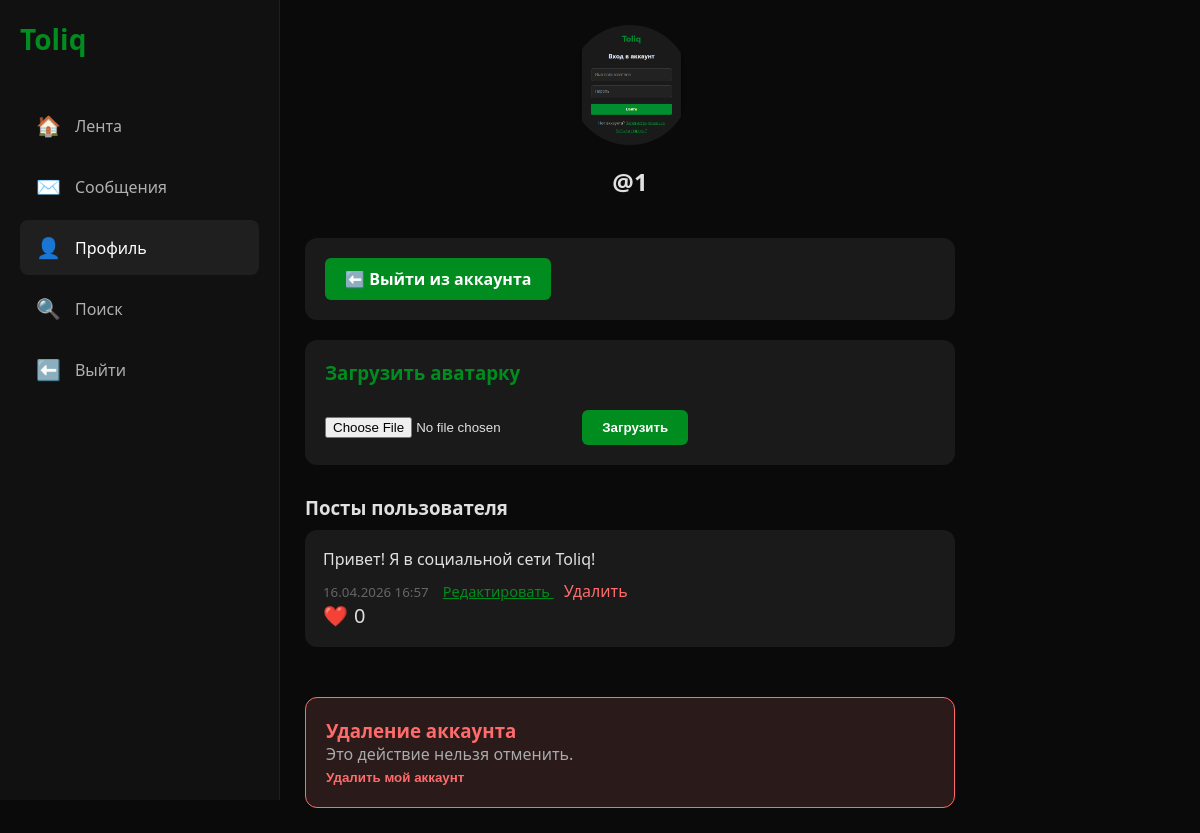
The page /profile/ (signed in) on the database its author committed.
### core/models.py (models this page shows, shortened)
class User(AbstractUser):
    created_at = models.DateTimeField(auto_now_add=True)
    avatar = models.ImageField(upload_to='avatars/', blank=True, null=True)
    class Meta:
        db_table = 'Users'

class Post(models.Model):
    post_id = models.AutoField(primary_key=True)
    author = models.ForeignKey(User, on_delete=models.CASCADE, related_name='posts')
    text = models.TextField(max_length=5000)
    created_at = models.DateTimeField(auto_now_add=True)
    class Meta:
        db_table = 'Posts'
        ordering = ['-created_at']
    def likes_count(self):
        return Like.objects.filter(post=self).count()

### core/views.py (the view)
# urls.py: path('profile/', views.profile, name='my_profile'),
@login_required
def profile(request, username=None):
    if username:
        profile_user = get_object_or_404(User, username=username)
    else:
        profile_user = request.user
    if request.method == 'POST' and request.FILES.get('avatar') and profile_user == request.user:
        profile_user.avatar = request.FILES['avatar']
        profile_user.save()
        messages.success(request, 'Аватарка успешно обновлена!')
        return redirect('my_profile')
    posts = Post.objects.filter(author=profile_user).order_by('-created_at')
    return render(request, 'profile.html', {
        'profile_user': profile_user,
        'posts': posts
    })

### templates/profile.html (shortened to what this page needs)
{% extends 'base.html' %}
{% block content %}
    <div style="text-align: center; margin-bottom: 40px;">
        <div style="margin: 0 auto 20px; width: 120px; height: 120px; border-radius: 50%; overflow: hidden;">
            {% if profile_user.avatar %}
                <img src="{{ profile_user.avatar.url }}" style="width: 100%; height: 100%; object-fit: cover;">
            {% else %}
                <div class="avatar" style="width: 100%; height: 100%; font-size: 40px; background: #1a1a1a;">
                    {{ profile_user.username|slice:":2"|upper }}
                </div>
            {% endif %}
        </div>
        <h2>@{{ profile_user.username }}</h2>
    </div>
        {% if profile_user == request.user %}
    <div style="margin-top: 30px; padding: 20px; background: #1a1a1a; border-radius: 12px;margin-bottom:20px;">
        <a href="{% url 'logout' %}" class="btn-green" style="display:inline-block; text-decoration:none;">
            ⬅️ Выйти из аккаунта
        </a>
    </div>
    {% endif %}
    {% if profile_user == request.user %}
        <div style="background: #1a1a1a; padding: 20px; border-radius: 12px; margin-bottom: 30px;">
            <h3 style="margin-bottom: 15px; color: #008C1E;">Загрузить аватарку</h3>
            <form method="post" enctype="multipart/form-data">
                <input type="file" name="avatar" accept="image/*">
                <button type="submit" class="btn-green" style="margin-top: 10px;">Загрузить</button>
            </form>
        </div>
    {% endif %}
    <h3 style="margin-bottom:10px;">Посты пользователя</h3>
    {% for post in posts %}
        <div style="background: #1a1a1a; padding: 18px; border-radius: 12px; margin-bottom: 15px;">
            <p style="margin-bottom:10px;">{{ post.text }}</p>
            <small style="color: #666;">{{ post.created_at|date:"d.m.Y H:i" }}</small>
            {% if post.author == request.user %}
                    <a href="{% url 'edit_post' post.post_id %}"
                       style="color: #008C1E; margin-left: 10px; font-size: 14.5px;">
                        Редактировать
                    </a>
                    <a href="{% url 'delete_post' post.post_id %}"
                       onclick="return confirm('Удалить пост?')"
                       style="color: #ff6b6b; margin-left:10px;text-decoration:none;">
                        Удалить
                    </a>
            {% endif %}
            <span onclick="likePost({{ post.post_id }})"
                      style="cursor: pointer; font-size: 20px; display: flex; align-items: center; gap: 6px;">
                    ❤️ <span id="likes-{{ post.post_id }}">{{ post.likes_count }}</span>
            </span>
        </div>
    {% empty %}
        <p style="color: #666;">У пользователя пока нет постов.</p>
    {% endfor %}
    {% if profile_user == request.user %}
    <div style="margin-top: 50px; padding: 20px; background: #2a1a1a; border-radius: 12px; border: 1px solid #ff6b6b;">
        <h3 style="color: #ff6b6b;">Удаление аккаунта</h3>
        <p style="color: #aaa;">Это действие нельзя отменить.</p>
        <form method="post" action="{% url 'delete_account' %}">
            <button type="submit"
                    onclick="return confirm('Вы уверены, что хотите удалить аккаунт? Это действие необратимо!')"
                    style="background:none; border:none; color:#ff6b6b; font-weight:bold; cursor:pointer;">
                Удалить мой аккаунт
            </button>
        </form>
    </div>
{% endif %}
{% endblock %}

### templates/base.html (style rules this page uses)
* { margin: 0; padding: 0; box-sizing: border-box; }
body { background: #0a0a0a; color: #e0e0e0; font-family: 'Segoe UI', Arial, sans-serif; }
.btn-green { background: #008C1E; color: #ffffff; border: none; padding: 10px 20px; border-radius: 6px; font-weight: bold; cursor: pointer; }

### rows shown on the page
User: avatar (picture), username "1"
Post: text "Привет! Я в социальной сети Toliq!", created_at "16.04.2026 16:57", shows "Редактировать", likes_count "0"
